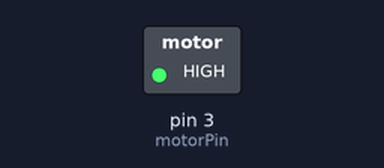
A sketch run on a simulated Arduino Uno, built with avr-gcc and run on an emulated ATmega328P. Parts: switched loads named in the sketch (green lamp = pin HIGH).

Above: at 0.1 s.
At 2.1 s:
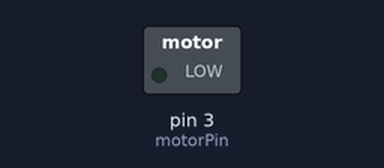
Timing chart, 0 to 3.6 s (numbered marks = the images above):
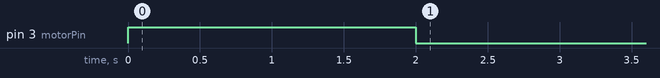

Measured:
- by itself, pin 3 (motorPin): LOW → HIGH at 0.00 s, → LOW 2.0 s later

The sketch:

Vibration_Motor_Test.ino
```cpp
const int motorPin = 3;

void setup()
{
  pinMode(motorPin, OUTPUT);
}

void loop()
{
  digitalWrite(motorPin, HIGH);
  delay(2000);
  digitalWrite(motorPin, LOW);
  delay(3000000000);
}
```
